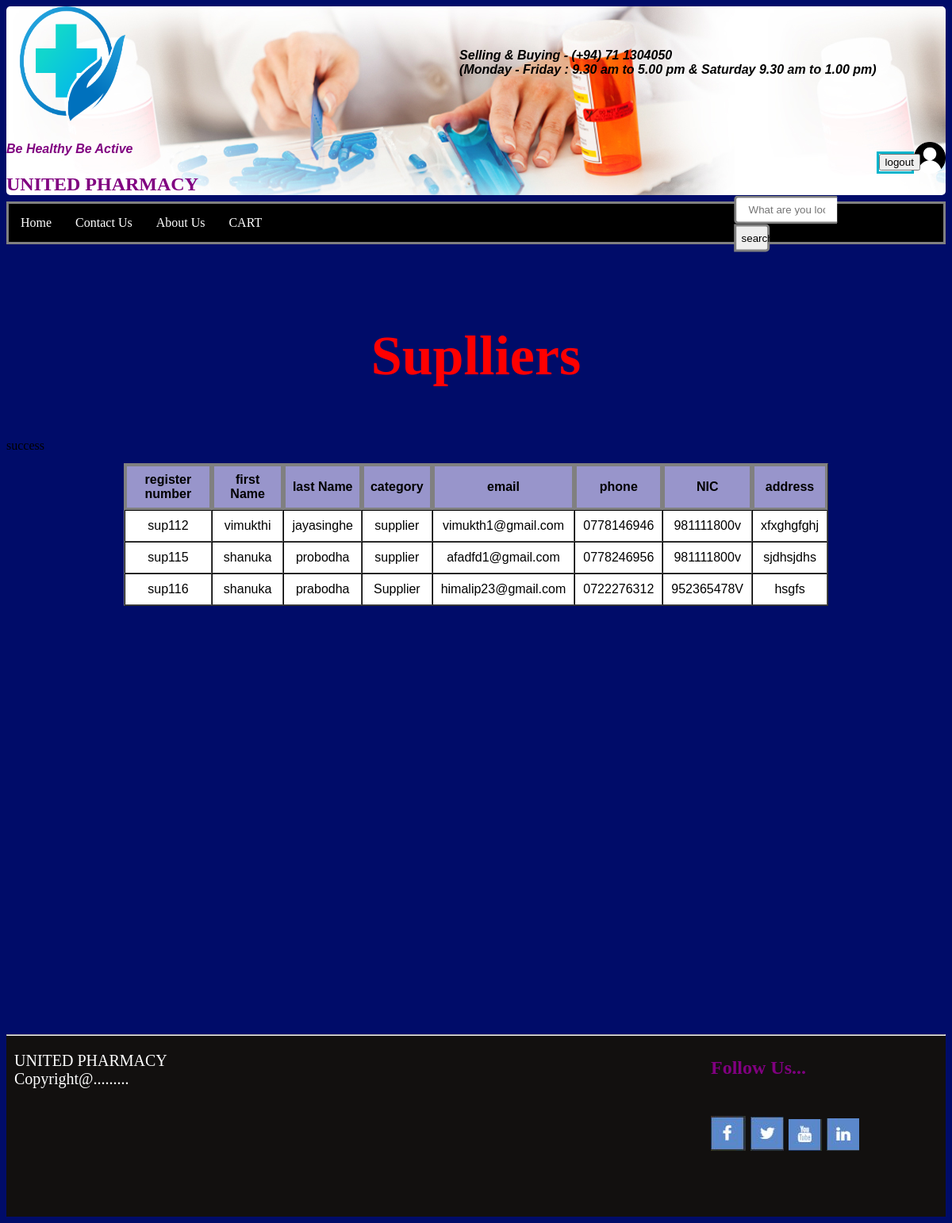
Screenshot of /supllier.php with the database file from the repository.
### tables this page shows
CREATE TABLE `user_1` (
  `regNo` varchar(6) NOT NULL,
  `email` varchar(50) NOT NULL,
  `NIC` varchar(12) NOT NULL,
  `password` varchar(11) NOT NULL,
  `lname` varchar(50) NOT NULL,
  `fname` varchar(50) NOT NULL,
  `category` varchar(10) NOT NULL,
  `address` varchar(50) NOT NULL,
  `phone` varchar(12) NOT NULL,
  `sequrity_question` varchar(50) NOT NULL,
  `answer` varchar(20) NOT NULL,
  `gender` varchar(8) NOT NULL
);

### supllier.php (the view, shortened to what this page needs)
<html>
<head>
 <link rel = "stylesheet" text="text/css" href="css/style.css">
 <link rel="stylesheet" text="text/css" href="css/userp.css">
 <link rel="stylesheet" text="text/css" href="css/usagec.css">
 <link rel = "stylesheet" text="text/css" href="css/admin.css">
  <link rel="stylesheet" text="text/css" href="css/foot.css">
</head>
<header class = "head">
<img src = "images/logo1.png" class = "logo" width = "150px" height = "150px">
<h4> Be Healthy Be Active <img src = "images/user3.png" class = "logo2" width = "40px" height = "40px"  >
<form action = "logout.php" class="logButton" method = "POST">
				<input type = "submit" name= "logout" value  = "logout">
			</form>
	<div class = "open">
	Selling & Buying - (+94) 71 1304050<br>
	(Monday - Friday : 9.30 am to 5.00 pm & Saturday 9.30 am to 1.00 pm)
	</div>
</h4>
<h2> UNITED PHARMACY </h2>
</header>
<body>
<div class = "back">
			<ul type = "square" id="navi">
				<li><a href="admin.html"> Home</a></li>
				<li><a href="ContactUs.html"> Contact Us</a></li>
				<li><a href="aboutus.html"> About Us</a></li>
				<li><a href="index.php"> CART</a></li>
			</ul>
</div>
<div class="wrap">
				<div class="search">
				<form action = "search.php" method = "post">
				<input type="text" class="searchTerm" placeholder="What are you looking for?" name = "search">
				<button type="submit" value = "" class="searchButton">
				search
				</button>
				</form>
			   </div>
			   </div>
			   <br/>
			<br />
			<br />
			<h1> Suplliers </h1>
			<br />
	<?php
	require 'config.php';
	echo"<br/>";
	    $sql = "select * from user_1  where regNo like 'sup%'";
		$result = $con -> query($sql);
		 if($result->num_rows>0)
	{
			echo "<table id = product border='1' cellspacing = '0' cellpadding = '10'> <tr> <th> register number </th>
			<th> first Name </th><th> last Name </th><th> category </th><th> email</th><th> phone</th><th> NIC</th><th> address</th>
			</tr>";
			while($row = $result ->fetch_assoc())
			{
				Echo "<tr> <td>" .$row['regNo']."</td> <td> " .$row['fname']."</td><td>" .$row['lname']."</td> <td>  " .$row['category']."</td> <td>  " .$row['email']."</td> <td>  " .$row['phone']."</td><td>  " .$row['NIC']."</td><td>  " .$row['address']."</td></tr>";
				echo "<br/>";
		}
		echo "</table>";
	}
		?>
			<br/><br/><br/><br/><br/><br/><br/><br/><br/><br/><br/><br/><br/><br/><br/><br/><br/><br/><br/><br/><br/><br/><br/><br/><br/><br/><br/><br/><br/><br/>
			<div id = "p4">
			<footer>
			<hr class = "hor">
				<p id = "para1">
				UNITED PHARMACY
				<br>
				Copyright@.........
				</p>
				<div id = "foot">
							<h2>Follow Us...<h2><br>
                            <a href="https://www.facebook.com/" target="_blank"><img src="img/facebook.jpg"/></a>
                            <a href="https://twitter.com/" target="_blank"><img src="img/twitter.jpg"/></a>
                            <a href="https://www.youtube.com/" target="_blank"><img src="img/youtube.jpg"/></a>
                            <a href="https://www.linkedin.com/" target="_blank"><img src="img/linkedin.jpg"/></a>
                        </div>
			</footer>
			</div>
	</body>
</html>

### css/style.css (style rules this page uses)
body { background-color:#000c69; }
.back { margin-top :-1%; }
.head { border-radius: 5px 5px 5px 5px; background-image : url("../images/26.jpg"); }
.logo2 { float:right; bottom:185%; }
.logButton { width: 3.5%; height: 22px; float:right; margin-top :1%; border: 3px solid #00B4CC; }
#navi { list-style-type: none; margin: 0; padding: 0; overflow: hidden; background-color: black; border: 3px solid gray; }
#navi li a { float: left; display: inline; color: white; text-align: center; padding: 15px; text-decoration: none; cursor: pointer; outline: none; }
h4 { font-family:arial; color:purple; font-style : italic; }
h2 { font-weight:900; margin-top: 0; }
.open { font-family:arial; color:black; font-style : italic; float: right; margin-top :-10%; }
.search { width: 100%; position: relative; display: flex; }
.searchTerm { width: 73%; border: 3px solid gray; border-right: none; padding: 15px; height: 20px; border-radius: 5px 0 0 5px; outline: none; color: #9DBFAF; }
.searchButton { width: 25%; border-radius: 0px 5px 5px 0px; border: 3px solid gray; height: 35.0px; cursor: pointer; }
.wrap { width: 15%; float:right; bottom:1500%; margin-top :-1.5%; transform: translate(-50%, -50%); }

### css/usagec.css (style rules this page uses)
h1 { font-weight:bold; color:red; text-align:center; font-size:70px; }
#product { background-color:#ccc; width:75%; margin-left:auto; margin-right:auto; }
table { margin-top:-5%; font-family: arial, sans-serif; width: 100%; width :100%; }
th { border: 3px solid gray; background-color:#9895cb; text-align: center; padding: 8px; }
tr { border:4px solid black; padding: 100px; text-align: center; background-color:white; color:black }

### css/foot.css (style rules this page uses)
#foot { margin-left:75%; margin-top:-5%; }
h2 { color:purple; }
#para1 { font-size:20px; color:white; margin-left:10px; }
#p4 { background-color:#12100f; height:230px; }
hr { margin-top:0; margin-bottom:0; margin-left:0; }

### rows the page displays
user_1: regNo "sup112", fname "vimukthi", lname "jayasinghe", category "supplier", email "vimukth1@gmail.com", phone "0778146946", NIC "981111800v", address "xfxghgfghj"
user_1: regNo "sup115", fname "shanuka", lname "probodha", category "supplier", email "afadfd1@gmail.com", phone "0778246956", NIC "981111800v", address "sjdhsjdhs"
user_1: regNo "sup116", fname "shanuka", lname "prabodha", category "Supplier", email "himalip23@gmail.com", phone "0722276312", NIC "952365478V", address "hsgfs"
